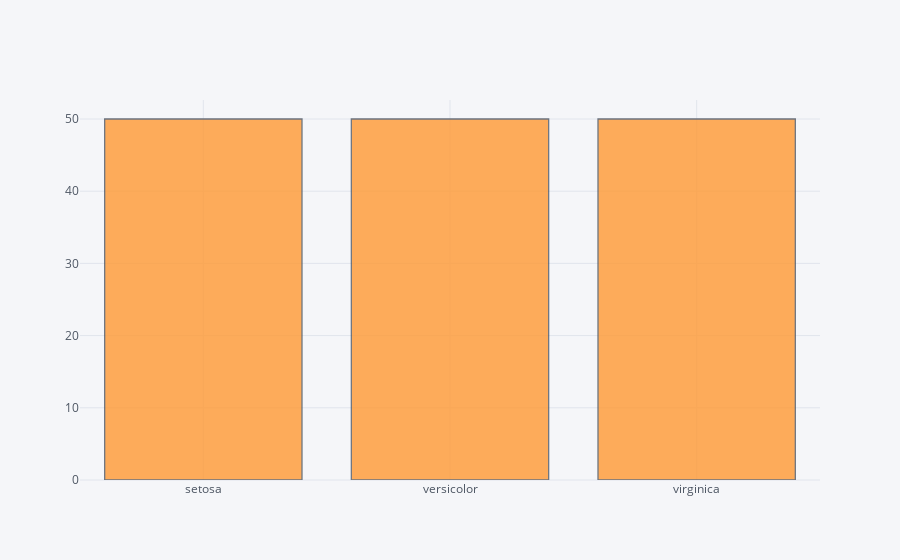

This figure's notebook cell:
### Code cell
df2['species'].iplot(kind='hist',bins=30)

### Figure 1 — Plotly figure (JSON) as saved in the notebook; plotly's stock layout.template omitted (floating-point values rounded to 4 significant figures; data arrays with more than 128 entries replaced by an {"elided": "..."} marker saying what was removed)
{"data": [{"histfunc": "count", "histnorm": "", "marker": {"color": "rgba(255, 153, 51, 1.0)", "line": {"color": "#4D5663", "width": 1.3}}, "name": "species", "nbinsx": 30, "opacity": 0.8, "orientation": "v", "type": "histogram", "uid": "a85c433d-ce27-4159-9737-504ec56031f8", "x": {"elided": "150 str values"}}], "layout": {"barmode": "overlay", "legend": {"bgcolor": "#F5F6F9", "font": {"color": "#4D5663"}}, "paper_bgcolor": "#F5F6F9", "plot_bgcolor": "#F5F6F9", "title": {"font": {"color": "#4D5663"}}, "xaxis": {"gridcolor": "#E1E5ED", "showgrid": true, "tickfont": {"color": "#4D5663"}, "title": {"font": {"color": "#4D5663"}, "text": ""}, "zerolinecolor": "#E1E5ED"}, "yaxis": {"gridcolor": "#E1E5ED", "showgrid": true, "tickfont": {"color": "#4D5663"}, "title": {"font": {"color": "#4D5663"}, "text": ""}, "zerolinecolor": "#E1E5ED"}}}
